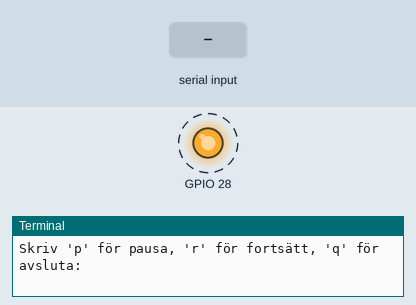
Recording of a program running on a simulated Raspberry Pi (BCM pin numbers). On the bench: output pins drawn as LEDs (lit = HIGH), the last lines printed to the terminal. Dashed ring = blinking. The test bench sets the inputs (shaded band). Threads take turns every 2 ms.

Above: at 1.05 s.
1.3 s: "p" typed at the terminal, then Enter
At 1.3 s:
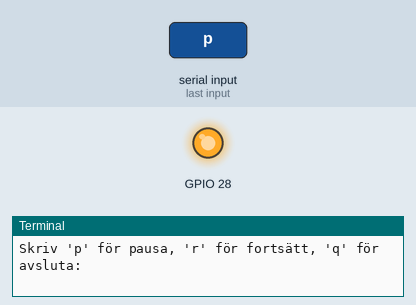
2.8 s: "r" typed at the terminal, then Enter
At 2.95 s:
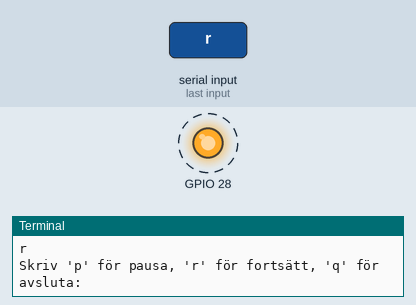
Timing chart, 0 to 14.8 s (numbered marks = the images above; inputs shaded):
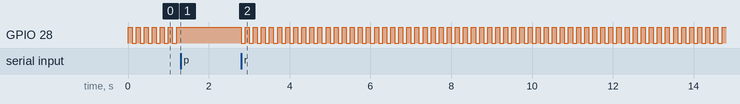

Measured:
- after the input at 1.3 s, GPIO 28: stops changing and stays HIGH
- after the input at 2.8 s, GPIO 28: alternates HIGH for 0.10 s and LOW for 0.10 s, starting at once
- by itself, GPIO 28: alternates HIGH for 0.10 s and LOW for 0.10 s

The program:

GPIO_blink_med_P_R_Q.py
```python
import gpiod
import time
import threading

chip = gpiod.Chip('gpiochip0')
line = chip.get_line(28)
line.request(consumer="led", type=gpiod.LINE_REQ_DIR_OUT)

state = 0
interval = 0.1  # blinkintervall
running = True
paused = False

def input_thread():
    global running, paused
    while running:
        cmd = input("Skriv 'p' för pausa, 'r' för fortsätt, 'q' för avsluta: ").strip().lower()
        if cmd == 'p':
            paused = True
        elif cmd == 'r':
            paused = False
        elif cmd == 'q':
            running = False
            break

# Starta tråd som lyssnar på tangentbord
threading.Thread(target=input_thread, daemon=True).start()

while running:
    if not paused:
        state ^= 1
        line.set_value(state)
    time.sleep(interval)

# Släpp GPIO-linjen när vi avslutar
line.set_value(0)
line.release()
print("Programmet avslutat.")
```
